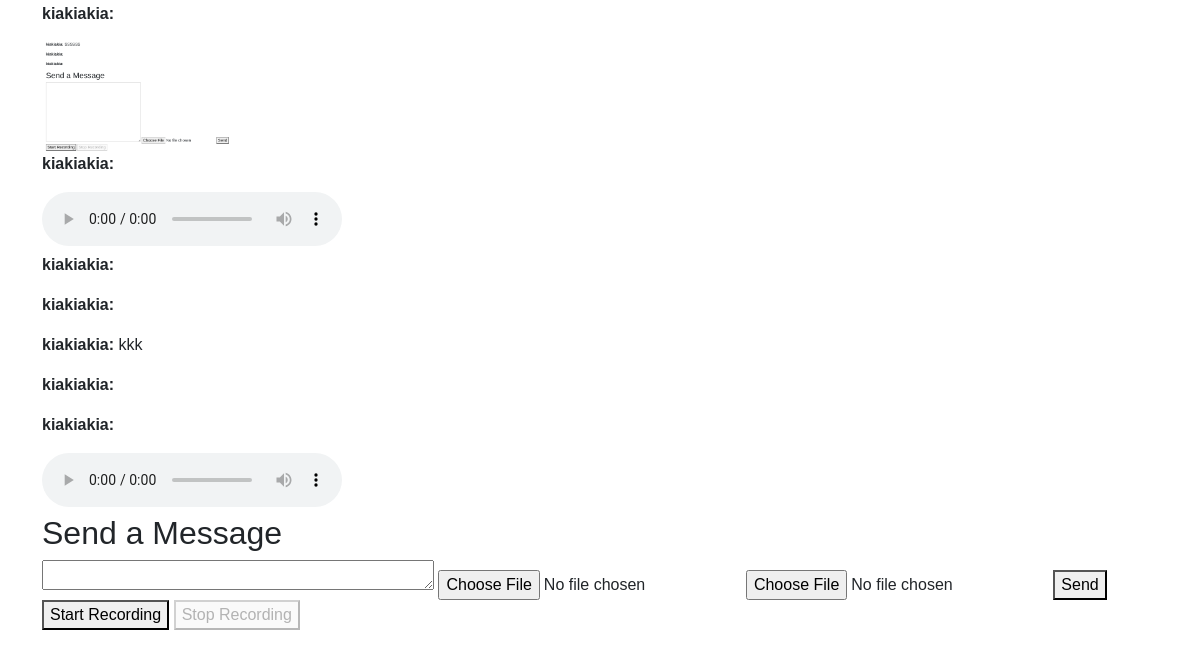
Page /messaging/1/ (signed in, lower part) on the earlier database version.
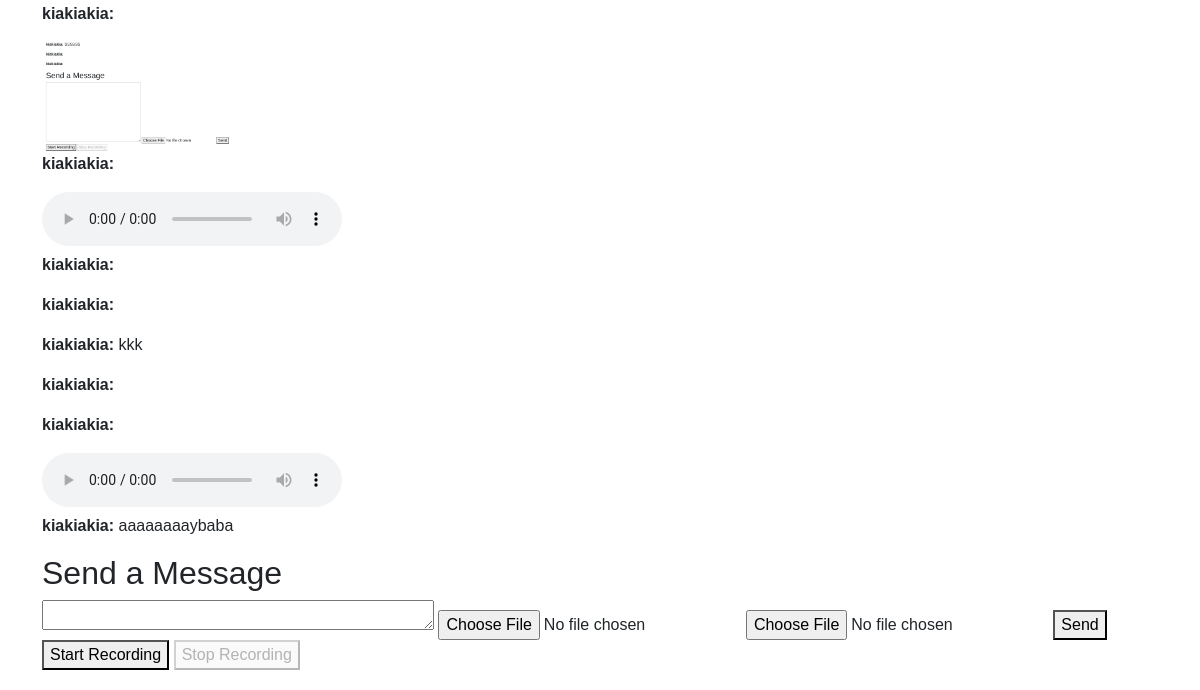
Same page on the later database version.
### messaging/models.py (models this page shows)
class Message(models.Model):
    group = models.ForeignKey(Group, related_name='messages', on_delete=models.CASCADE)
    user = models.ForeignKey(User, related_name='messages', on_delete=models.CASCADE)
    content = models.TextField(blank=True)
    image = models.ImageField(upload_to='images/', blank=True, null=True)
    voice = models.FileField(upload_to='voices/', blank=True, null=True)
    timestamp = models.DateTimeField(auto_now_add=True)

### accounts/models.py (models this page shows, shortened)
class CustomUser(AbstractBaseUser, PermissionsMixin):
    email = models.EmailField(max_length=255, unique=True)
    username = models.CharField(max_length=255, unique=True)
    is_active = models.BooleanField(default=True)
    is_staff = models.BooleanField(default=False)
    coins = models.IntegerField(default=50)  # Default to 50 coins on registration
    objects = CustomUserManager()
    USERNAME_FIELD = 'username'
    EMAIL_FIELD = 'email'
    groups = models.ManyToManyField(
        AuthGroup,
        related_name='customuser_set',  # Change the related_name to avoid conflict
        blank=True
    )
    user_permissions = models.ManyToManyField(
        'auth.Permission',
        related_name='customuser_set',  # Change the related_name to avoid conflict
        blank=True
    )

### messaging/views.py (the view)
# urls.py: path('<int:group_id>/', group_detail, name='group_detail'),
@login_required
def group_detail(request, group_id):
    group = get_object_or_404(Group, id=group_id)
    members = group.members.all()
    messages = Message.objects.filter(group=group).order_by('timestamp')
    if request.method == 'POST':
        form = MessageForm(request.POST, request.FILES)
        if form.is_valid():
            message = form.save(commit=False)
            message.user = request.user
            message.group = group
            message.save()
            return redirect('group_detail', group_id=group.id)
    else:
        form = MessageForm()
    context = {
        'group': group,
        'members': members,
        'messages': messages,
        'form': form,
    }
    return render(request, 'group_detail.html', context)

### messaging/forms.py
class MessageForm(forms.ModelForm):
    class Meta:
        model = Message
        fields = ['content', 'image', 'voice']
        widgets = {
            'content': forms.Textarea(attrs={'rows': 1}),
        }

### templates/group_detail.html (shortened to what this page needs)
{% extends 'base.html' %}
{% block content %}
{% if user in members %}
<div>
    {% for message in messages %}
        <p><strong>{{ message.user.username }}:</strong> {{ message.content }}</p>
        {% if message.image %}
            <img src="{{ message.image.url }}" alt="Image" width="200">
        {% endif %}
        {% if message.voice %}
            <audio controls>
                <source src="{{ message.voice.url }}" type="audio/mpeg">
            </audio>
        {% endif %}
    {% endfor %}
</div>
<h2>Send a Message</h2>
<form id="messageForm" method="post" enctype="multipart/form-data">
    {{ form.content }}
    {{ form.image }}
    <input type="file" id="voiceInput" name="voice" accept="audio/*" capture>
    <button type="submit">Send</button>
</form>
<button id="startRecording">Start Recording</button>
<button id="stopRecording" disabled>Stop Recording</button>
{% else %}
<p>You are not a member of this group.</p>
<form method="post" action="{% url 'join_group' group.id %}">
    {% csrf_token %}
    <button type="submit">Join Group (1 coin)</button>
</form>
{% endif %}
{% endblock %}

### templates/base.html (shortened to what this page needs)
{% load static %}
<!DOCTYPE html>
<html lang="en">
<head>
    <link rel="stylesheet" href="{% static 'css/bootstrap.min.css' %}">
    <link rel="stylesheet" href="{% static 'css/styles.css' %}">
</head>
<body>
    <main class="container mt-5">
        {% block content %}
        {% endblock %}
    </main>
</body>
</html>

### static/css/styles.css (style rules this page uses)
body { padding-top: 56px; font-family: Arial, sans-serif; margin: 0; padding: 0; }
main { padding: 20px; }

Differences in the rows shown:
added Message: user.username "kiakiakia", content "aaaaaaaaybaba"
